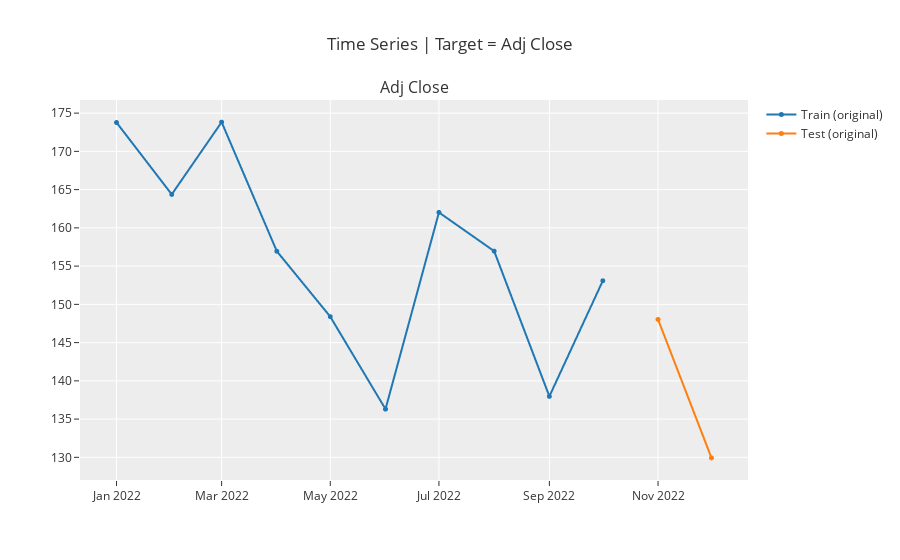

Write notebook code for a chart like this one.
### Code cell
exp.plot_model(plot='train_test_split')

### Figure 1 — Plotly figure (JSON) as saved in the notebook; plotly's stock layout.template omitted (floating-point values rounded to 4 significant figures)
{"data": [{"line": {"color": "rgb(31, 119, 180)", "width": 2}, "marker": {"color": "rgb(31, 119, 180)", "size": 5}, "mode": "lines+markers", "name": "Train (original)", "type": "scattergl", "x": ["2022-01-01T00:00:00", "2022-02-01T00:00:00", "2022-03-01T00:00:00", "2022-04-01T00:00:00", "2022-05-01T00:00:00", "2022-06-01T00:00:00", "2022-07-01T00:00:00", "2022-08-01T00:00:00", "2022-09-01T00:00:00", "2022-10-01T00:00:00", "2022-11-01T00:00:00", "2022-12-01T00:00:00"], "xaxis": "x", "y": [173.8, 164.4, 173.8, 156.9, 148.4, 136.3, 162.0, 157.0, 138.0, 153.1, null, null], "yaxis": "y"}, {"line": {"color": "rgb(255, 127, 14)", "width": 2}, "marker": {"color": "rgb(255, 127, 14)", "size": 5}, "mode": "lines+markers", "name": "Test (original)", "type": "scattergl", "x": ["2022-01-01T00:00:00", "2022-02-01T00:00:00", "2022-03-01T00:00:00", "2022-04-01T00:00:00", "2022-05-01T00:00:00", "2022-06-01T00:00:00", "2022-07-01T00:00:00", "2022-08-01T00:00:00", "2022-09-01T00:00:00", "2022-10-01T00:00:00", "2022-11-01T00:00:00", "2022-12-01T00:00:00"], "xaxis": "x", "y": [null, null, null, null, null, null, null, null, null, null, 148.0, 129.9], "yaxis": "y"}], "layout": {"annotations": [{"font": {"size": 16}, "showarrow": false, "text": "Adj Close", "x": 0.5, "xanchor": "center", "xref": "paper", "y": 1, "yanchor": "bottom", "yref": "paper"}], "showlegend": true, "title": {"text": "Time Series | Target = Adj Close"}, "xaxis": {"anchor": "y", "domain": [0, 1]}, "yaxis": {"anchor": "x", "domain": [0, 1]}}}
